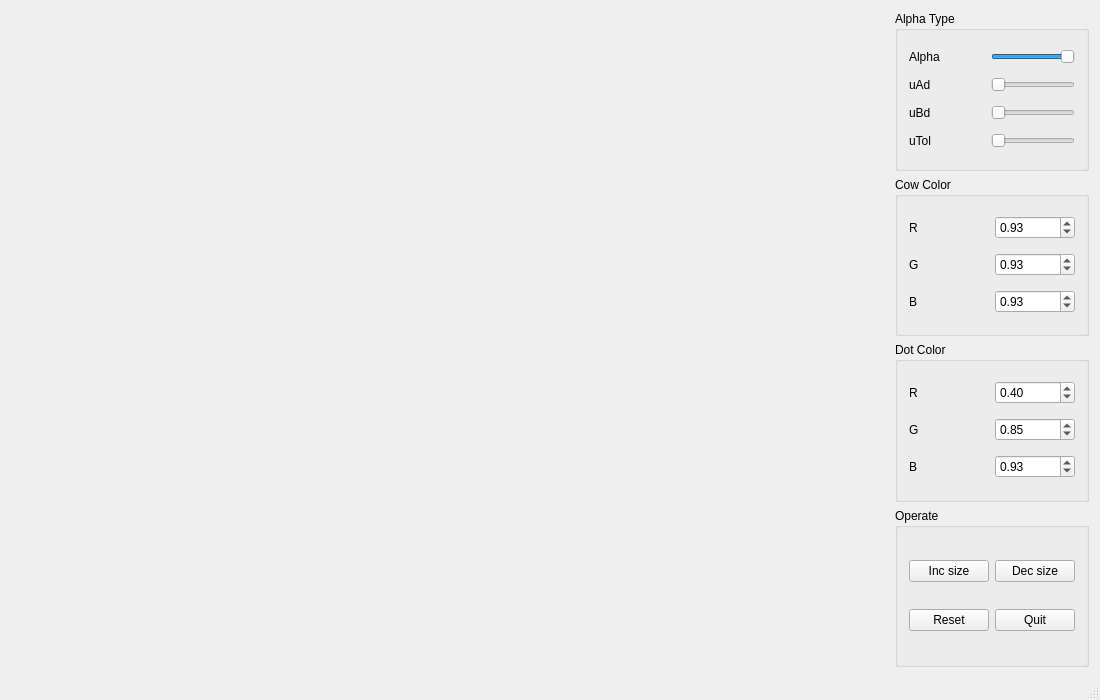
<?xml version="1.0" encoding="UTF-8"?>
<ui version="4.0">
 <class>MainWindow</class>
 <widget class="QMainWindow" name="MainWindow">
  <property name="enabled">
   <bool>true</bool>
  </property>
  <property name="geometry">
   <rect>
    <x>0</x>
    <y>0</y>
    <width>1100</width>
    <height>700</height>
   </rect>
  </property>
  <property name="minimumSize">
   <size>
    <width>750</width>
    <height>600</height>
   </size>
  </property>
  <property name="windowTitle">
   <string>Cow view</string>
  </property>
  <widget class="QWidget" name="centralWidget">
   <layout class="QGridLayout" name="mainwin_grid_layout">
    <item row="3" column="1">
     <widget class="QGroupBox" name="dotColor">
      <property name="title">
       <string>Dot Color</string>
      </property>
      <layout class="QGridLayout" name="gridLayout_3">
       <item row="1" column="1">
        <widget class="QLabel" name="dcrLabel">
         <property name="text">
          <string>R</string>
         </property>
        </widget>
       </item>
       <item row="2" column="1">
        <widget class="QLabel" name="ccgLabel_3">
         <property name="text">
          <string>G</string>
         </property>
        </widget>
       </item>
       <item row="1" column="2">
        <widget class="QDoubleSpinBox" name="dcrValue">
         <property name="sizePolicy">
          <sizepolicy hsizetype="Preferred" vsizetype="Fixed">
           <horstretch>0</horstretch>
           <verstretch>0</verstretch>
          </sizepolicy>
         </property>
         <property name="maximum">
          <double>1.000000000000000</double>
         </property>
         <property name="singleStep">
          <double>0.010000000000000</double>
         </property>
         <property name="value">
          <double>0.400000000000000</double>
         </property>
        </widget>
       </item>
       <item row="3" column="2">
        <widget class="QDoubleSpinBox" name="dcbValue">
         <property name="maximum">
          <double>1.000000000000000</double>
         </property>
         <property name="singleStep">
          <double>0.010000000000000</double>
         </property>
         <property name="value">
          <double>0.930000000000000</double>
         </property>
        </widget>
       </item>
       <item row="2" column="2">
        <widget class="QDoubleSpinBox" name="dcgValue">
         <property name="sizePolicy">
          <sizepolicy hsizetype="Preferred" vsizetype="Fixed">
           <horstretch>0</horstretch>
           <verstretch>0</verstretch>
          </sizepolicy>
         </property>
         <property name="maximum">
          <double>1.000000000000000</double>
         </property>
         <property name="singleStep">
          <double>0.010000000000000</double>
         </property>
         <property name="value">
          <double>0.850000000000000</double>
         </property>
        </widget>
       </item>
       <item row="3" column="1">
        <widget class="QLabel" name="ccbLabel_2">
         <property name="text">
          <string>B</string>
         </property>
        </widget>
       </item>
      </layout>
     </widget>
    </item>
    <item row="1" column="0">
     <spacer name="horizontalSpacer">
      <property name="orientation">
       <enum>Qt::Horizontal</enum>
      </property>
      <property name="sizeType">
       <enum>QSizePolicy::Expanding</enum>
      </property>
      <property name="sizeHint" stdset="0">
       <size>
        <width>50</width>
        <height>20</height>
       </size>
      </property>
     </spacer>
    </item>
    <item row="1" column="1">
     <widget class="QGroupBox" name="baseControl">
      <property name="enabled">
       <bool>true</bool>
      </property>
      <property name="title">
       <string>Alpha Type</string>
      </property>
      <layout class="QGridLayout" name="gridLayout_2">
       <item row="3" column="1">
        <widget class="QSlider" name="bdBar">
         <property name="sizePolicy">
          <sizepolicy hsizetype="Minimum" vsizetype="Fixed">
           <horstretch>0</horstretch>
           <verstretch>0</verstretch>
          </sizepolicy>
         </property>
         <property name="orientation">
          <enum>Qt::Horizontal</enum>
         </property>
        </widget>
       </item>
       <item row="3" column="0">
        <widget class="QLabel" name="bdLabel">
         <property name="text">
          <string>uBd</string>
         </property>
        </widget>
       </item>
       <item row="1" column="1">
        <widget class="QSlider" name="alphaBar">
         <property name="sizePolicy">
          <sizepolicy hsizetype="Minimum" vsizetype="Fixed">
           <horstretch>0</horstretch>
           <verstretch>0</verstretch>
          </sizepolicy>
         </property>
         <property name="value">
          <number>99</number>
         </property>
         <property name="orientation">
          <enum>Qt::Horizontal</enum>
         </property>
        </widget>
       </item>
       <item row="2" column="1">
        <widget class="QSlider" name="adBar">
         <property name="sizePolicy">
          <sizepolicy hsizetype="Minimum" vsizetype="Fixed">
           <horstretch>0</horstretch>
           <verstretch>0</verstretch>
          </sizepolicy>
         </property>
         <property name="orientation">
          <enum>Qt::Horizontal</enum>
         </property>
        </widget>
       </item>
       <item row="4" column="0">
        <widget class="QLabel" name="tolLable">
         <property name="text">
          <string>uTol</string>
         </property>
        </widget>
       </item>
       <item row="2" column="0">
        <widget class="QLabel" name="adLabel">
         <property name="text">
          <string>uAd</string>
         </property>
        </widget>
       </item>
       <item row="1" column="0">
        <widget class="QLabel" name="AlphaLabel">
         <property name="text">
          <string>Alpha</string>
         </property>
        </widget>
       </item>
       <item row="4" column="1">
        <widget class="QSlider" name="tolBar">
         <property name="sizePolicy">
          <sizepolicy hsizetype="Minimum" vsizetype="Fixed">
           <horstretch>0</horstretch>
           <verstretch>0</verstretch>
          </sizepolicy>
         </property>
         <property name="orientation">
          <enum>Qt::Horizontal</enum>
         </property>
        </widget>
       </item>
      </layout>
     </widget>
    </item>
    <item row="2" column="1">
     <widget class="QGroupBox" name="colorControl">
      <property name="title">
       <string>Cow Color</string>
      </property>
      <layout class="QGridLayout" name="gridLayout_7">
       <item row="1" column="1">
        <widget class="QLabel" name="ccgLabel">
         <property name="text">
          <string>R</string>
         </property>
        </widget>
       </item>
       <item row="2" column="1">
        <widget class="QLabel" name="ccgLabel_2">
         <property name="text">
          <string>G</string>
         </property>
        </widget>
       </item>
       <item row="1" column="2">
        <widget class="QDoubleSpinBox" name="ccrValue">
         <property name="sizePolicy">
          <sizepolicy hsizetype="Preferred" vsizetype="Fixed">
           <horstretch>0</horstretch>
           <verstretch>0</verstretch>
          </sizepolicy>
         </property>
         <property name="maximum">
          <double>1.000000000000000</double>
         </property>
         <property name="singleStep">
          <double>0.010000000000000</double>
         </property>
         <property name="value">
          <double>0.930000000000000</double>
         </property>
        </widget>
       </item>
       <item row="3" column="2">
        <widget class="QDoubleSpinBox" name="ccbValue">
         <property name="maximum">
          <double>1.000000000000000</double>
         </property>
         <property name="singleStep">
          <double>0.050000000000000</double>
         </property>
         <property name="value">
          <double>0.930000000000000</double>
         </property>
        </widget>
       </item>
       <item row="2" column="2">
        <widget class="QDoubleSpinBox" name="ccgValue">
         <property name="sizePolicy">
          <sizepolicy hsizetype="Preferred" vsizetype="Fixed">
           <horstretch>0</horstretch>
           <verstretch>0</verstretch>
          </sizepolicy>
         </property>
         <property name="maximum">
          <double>1.000000000000000</double>
         </property>
         <property name="singleStep">
          <double>0.050000000000000</double>
         </property>
         <property name="value">
          <double>0.930000000000000</double>
         </property>
        </widget>
       </item>
       <item row="3" column="1">
        <widget class="QLabel" name="ccbLabel">
         <property name="text">
          <string>B</string>
         </property>
        </widget>
       </item>
      </layout>
     </widget>
    </item>
    <item row="4" column="1">
     <widget class="QGroupBox" name="operate">
      <property name="title">
       <string>Operate</string>
      </property>
      <layout class="QGridLayout" name="gridLayout_4">
       <item row="1" column="1">
        <widget class="QPushButton" name="bt_quit">
         <property name="text">
          <string>Quit</string>
         </property>
        </widget>
       </item>
       <item row="1" column="0">
        <widget class="QPushButton" name="bt_reset">
         <property name="sizePolicy">
          <sizepolicy hsizetype="Preferred" vsizetype="Fixed">
           <horstretch>0</horstretch>
           <verstretch>0</verstretch>
          </sizepolicy>
         </property>
         <property name="text">
          <string>Reset</string>
         </property>
        </widget>
       </item>
       <item row="0" column="1">
        <widget class="QPushButton" name="bt_dec">
         <property name="statusTip">
          <string>decrease size</string>
         </property>
         <property name="text">
          <string>Dec size</string>
         </property>
        </widget>
       </item>
       <item row="0" column="0">
        <widget class="QPushButton" name="bt_inc">
         <property name="sizePolicy">
          <sizepolicy hsizetype="Preferred" vsizetype="Fixed">
           <horstretch>0</horstretch>
           <verstretch>0</verstretch>
          </sizepolicy>
         </property>
         <property name="statusTip">
          <string>Increase size</string>
         </property>
         <property name="text">
          <string>Inc size</string>
         </property>
        </widget>
       </item>
      </layout>
     </widget>
    </item>
   </layout>
  </widget>
  <widget class="QStatusBar" name="statusBar"/>
 </widget>
 <layoutdefault spacing="6" margin="11"/>
 <resources/>
 <connections/>
</ui>
